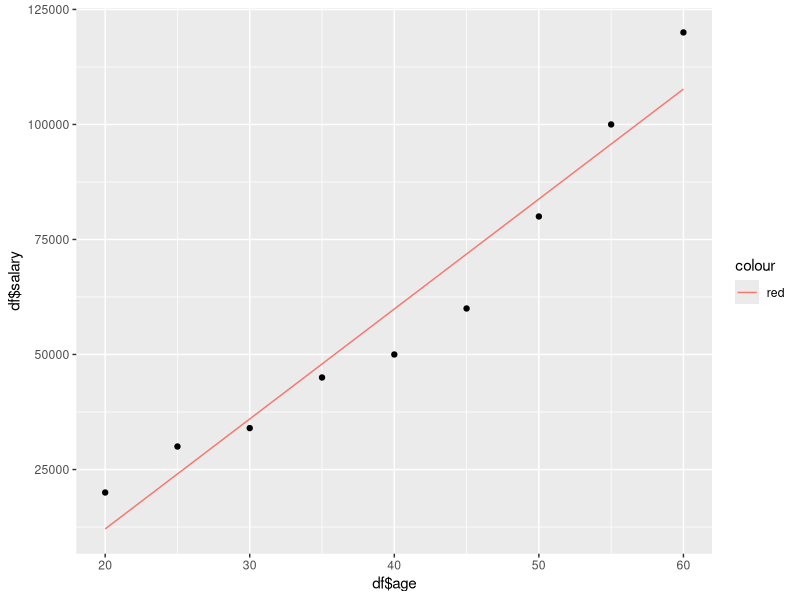

Source code (R):
#step1 collect the data

# cleansing data
  #-remove na values with mean median and mode
  #-make sure the data is using the correct data types
  #-convert the categorical values to numerical
#step 3 Build the model by using respective algprithm
#step4 : perform the requiered operation(prediction or clasification)
#step 5 : Evaluate Model by using model accuracy
#step 6 : Visulizating the output(using ggplot2)


age = c(20, 25, 30, 35, 40, 45, 50, 55, 60)
salary = c(20000, 30000, 34000, 45000, 50000, 60000, 80000, 100000, 120000)

#what will be the salary for an employee whose age is 65

df =data.frame(age =age,salary = salary)

#print(df)
#y ~ x
#simple linear regression
#y =mx + c 
#y = b1x1 + b0
model = lm(salary ~ age,data = df)
print(model)
# predict the salary of person with age of 65
salary.65 = predict(model,newdata = data.frame(age = 65))
print(salary.65)

# Visualize the data
library(tidyverse)


y.hat = predict(model, newdata = data.frame(df$age))

ggplot() +
  geom_point(aes(x = df$age, y = df$salary)) + 
  geom_line(aes(x = df$age, y = y.hat, color='red')) 

